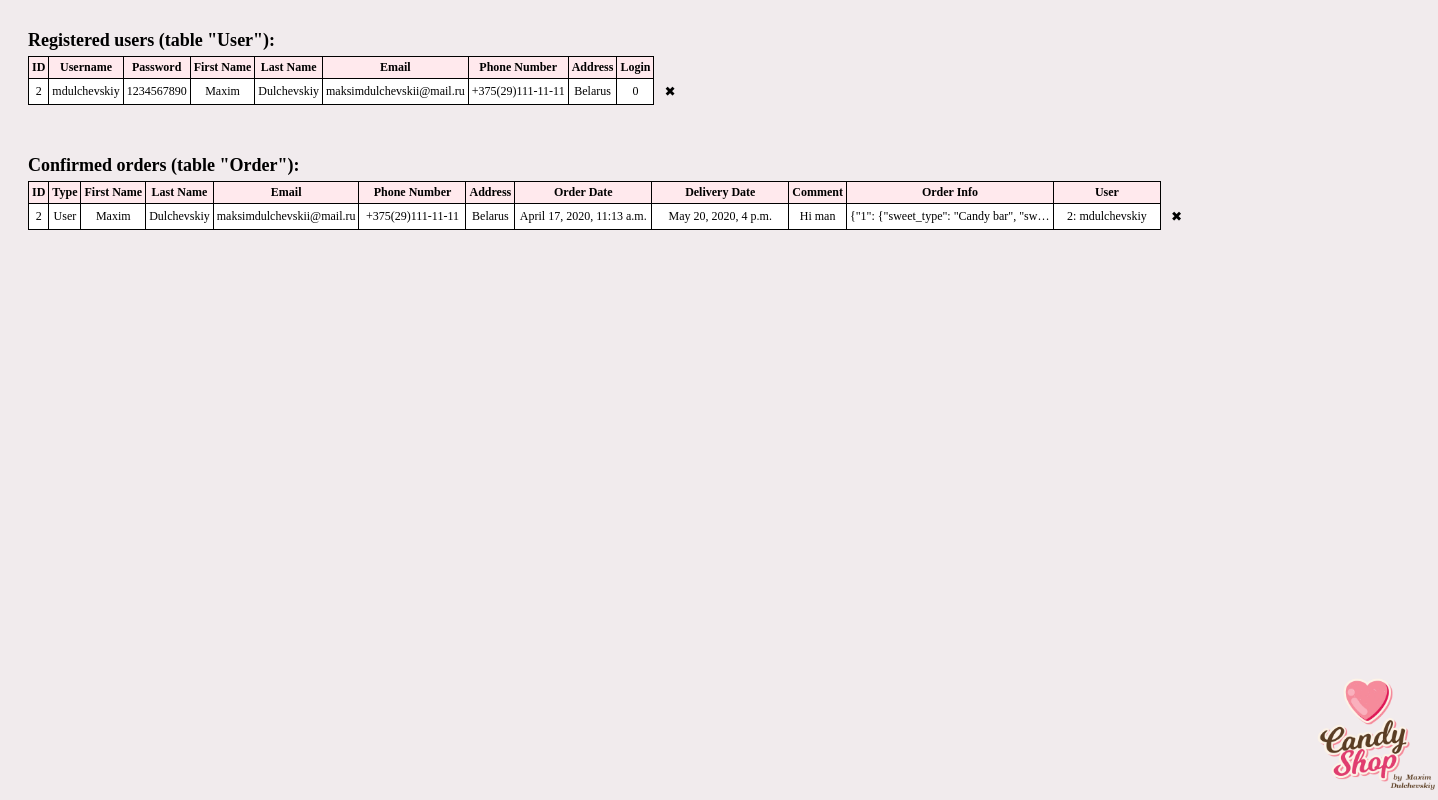
Page /db/ on the committed database.
### candy_shop/models.py (models this page shows, shortened)
class User(models.Model):
    username = models.CharField(max_length=255, default=None)
    password = models.CharField(max_length=255, default=None)
    first_name = models.CharField(max_length=255, default=None)
    last_name = models.CharField(max_length=255, default=None)
    email = models.EmailField(max_length=255)
    phone_number = models.CharField(max_length=17, default=None)
    address = models.CharField(max_length=255, default=None)
    login = models.IntegerField(default=0)
    def __str__(self):
        return f'{self.pk}: {self.username}'

class Order(models.Model):
    user_type = models.CharField(max_length=255, default='Guest')
    first_name = models.CharField(max_length=255, default=None)
    last_name = models.CharField(max_length=255, default=None)
    email = models.EmailField(max_length=255)
    phone_number = models.CharField(max_length=17, default=None)
    address = models.CharField(max_length=255, default=None)
    order_date = models.DateTimeField()
    delivery_date = models.DateTimeField()
    comment = models.CharField(max_length=510, null=True)
    order_info = models.CharField(max_length=2040)
    user = models.ForeignKey('User', null=True, on_delete=SET_NULL, related_name='orders')

### candy_shop/views/db_info.py (the view)
# urls.py: path('db/', db_info, name='bd_info'),
def db_info(request):
    users = User.objects.filter()
    orders = Order.objects.filter()
    return render(request, 'db_info.html', {'users': users, 'orders': orders, 'logo_name': generate_logo()})

### src/funcs.py (called while the page is built)
def generate_logo():
    logo_names = ['logo_2_1.png', 'logo_2_2.png', 'logo_2_3.png']
    logo_name = choice(logo_names)
    return logo_name

### candy_shop/templates/db_info.html (shortened to what this page needs)
{% extends "base_with_logo.html" %}
{% block body %}
    {% load static %}
    <div class="content_block_1">
        <b><font size="4">Registered users (table "User"):</font></b>
        <table>
            <thead>
                <tr class="row_1">
                    <th>ID</th>
                    <th>Username</th>
                    <th>Password</th>
                    <th>First Name</th>
                    <th>Last Name</th>
                    <th>Email</th>
                    <th>Phone Number</th>
                    <th>Address</th>
                    <th>Login</th>
                    <th class="del_col"></th>
                </tr>
            </thead>
            <tbody>
                {% for user in users %}
                    <tr>
                        <td class="center_col">{{ user.id }}</td>
                        <td class="center_col">{{ user.username }}</td>
                        <td class="center_col">{{ user.password }}</td>
                        <td class="center_col">{{ user.first_name }}</td>
                        <td class="center_col">{{ user.last_name }}</td>
                        <td class="center_col">{{ user.email }}</td>
                        <td class="center_col">{{ user.phone_number }}</td>
                        <td class="long_col">{{ user.address }}</td>
                        <td class="center_col">{{ user.login }}</td>
                        <td class="del_col">
                            <form method="POST">
                                <button class="del_button" formaction="{% url 'del_from_user' user.id %}">&#10006;</button>
                            </form>
                        </td>
                    </tr>
                {% endfor %}
            </tbody>
        </table>
        <div style="margin-top: 50px">
            <b><font size="4">Confirmed orders (table "Order"):</font></b>
        </div>
        <table>
            <thead>
                <tr class="row_1">
                    <th>ID</th>
                    <th>Type</th>
                    <th>First Name</th>
                    <th>Last Name</th>
                    <th>Email</th>
                    <th style="min-width: 100px">Phone Number</th>
                    <th>Address</th>
                    <th style="min-width: 130px">Order Date</th>
                    <th style="min-width: 130px">Delivery Date</th>
                    <th>Comment</th>
                    <th>Order Info</th>
                    <th style="min-width: 100px">User</th>
                    <th class="del_col"></th>
                </tr>
            </thead>
            <tbody>
                {% for order in orders %}
                    <tr>
                        <td class="center_col">{{ order.id }}</td>
                        <td class="center_col">{{ order.user_type }}</td>
                        <td class="center_col">{{ order.first_name }}</td>
                        <td class="center_col">{{ order.last_name }}</td>
                        <td class="center_col">{{ order.email }}</td>
                        <td class="center_col">{{ order.phone_number }}</td>
                        <td class="long_col">{{ order.address }}</td>
                        <td class="center_col">{{ order.order_date }}</td>
                        <td class="center_col">{{ order.delivery_date }}</td>
                        <td class="long_col">{{ order.comment }}</td>
                        <td class="long_col">{{ order.order_info }}</td>
                        <td class="center_col">{{ order.user }}</td>
                        <td class="del_col">
                            <form method="POST">
                                <button class="del_button" formaction="{% url 'del_from_order' order.id %}">&#10006;</button>
                            </form>
                        </td>
                    </tr>
                {% endfor %}
            </tbody>
        </table>
    </div>
{% endblock %}

### templates/base_with_logo.html (style rules this page uses)
body { background-color: #f1ebed; }
table { border-collapse: collapse; border: 2px solid black; background: white; }
td, th { padding: 3px; border: 1px solid black; }

### candy_shop/templates/db_info.html (style rules this page uses)
table { margin-top: 5px; font-size: 12px; border: none; }
.content_block_1 { position: absolute; top: 30px; margin-left: 20px; width: 1400px; }
.row_1 { background: #ffe9ed; }
.center_col { text-align: center; }
.long_col { text-align: center; max-width: 200px; text-overflow: ellipsis; white-space: nowrap; overflow: hidden }
.del_col { background: #f1ebed; border-color: #f1ebed; }
.del_button { display: inline-block; border: 1px solid #f1ebed; background: #f1ebed; cursor: pointer; }

### rows in the picture
User: id "2", username "mdulchevskiy", password "1234567890", first_name "Maxim", last_name "Dulchevskiy", email "maksimdulchevskii@mail.ru", phone_number "+375(29)111-11-11", address "Belarus", login "0"
Order: id "2", user_type "User", first_name "Maxim", last_name "Dulchevskiy", email "maksimdulchevskii@mail.ru", phone_number "+375(29)111-11-11", address "Belarus", order_date "April 17, 2020, 11:13 a.m.", delivery_date "May 20, 2020, 4 p.m.", comment "Hi man", order_info "{\"1\": {\"sweet_type\": \"Candy bar\", \"sw…", user "2: mdulchevskiy"
